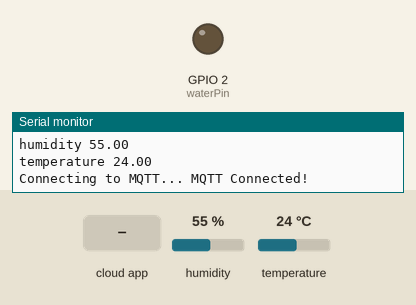
This sketch was run on a simulated ESP8266 (NodeMCU). On the bench: output pins drawn as LEDs (lit = HIGH), the last lines printed to the serial monitor. The test bench sets the inputs (shaded band); at power-on: humidity 55 %, temperature 24 °C. WiFi joins after 1.5 s; servers stay silent unless stated; no MQTT or app messages arrive unless stated.

Above: at 2.7 s.
2.8 s: the phone or cloud app sets nutnhan1 to 0
At 4.0 s:
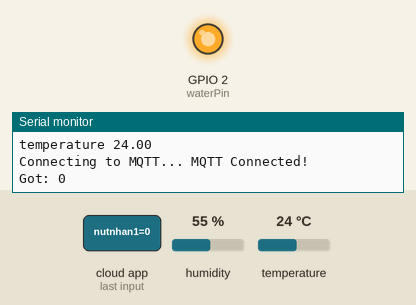
4.3 s: the phone or cloud app sets nutnhan1 to 1
At 5.6 s:
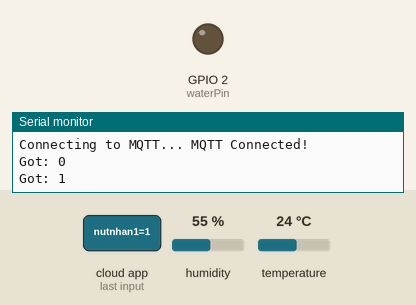
Timing chart, 0 to 7.3 s (numbered marks = the images above; inputs shaded):
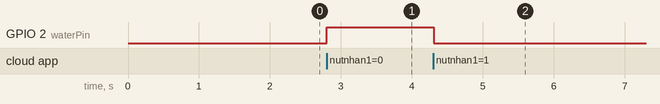

The sketch:

IOTPJ.ino
```cpp
#define WLAN_SSID       "hp"
#define WLAN_PASS       "hongphat0303"

#define AIO_SERVER      "io.adafruit.com"
#define AIO_SERVERPORT  1883
#define AIO_USERNAME    "hongphat03"
#define AIO_KEY         "aio_pOsK84lMOtGyl0tKRA8LHa0bwjaK"


#include "DHTesp.h"
#include <ESP8266WiFi.h>
#include "Adafruit_MQTT.h"
#include "Adafruit_MQTT_Client.h"

double humidity;
double temperature;

int waterPin = LED_BUILTIN;
DHTesp dht;


WiFiClient client;
Adafruit_MQTT_Client mqtt(&client, AIO_SERVER, AIO_SERVERPORT, AIO_USERNAME, AIO_KEY);

Adafruit_MQTT_Publish Temperature = Adafruit_MQTT_Publish(&mqtt, AIO_USERNAME "/feeds/cambien1");
Adafruit_MQTT_Publish Humidity = Adafruit_MQTT_Publish(&mqtt, AIO_USERNAME "/feeds/cambien2");
Adafruit_MQTT_Subscribe LED = Adafruit_MQTT_Subscribe(&mqtt, AIO_USERNAME "/feeds/nutnhan1");
void MQTT_connect();

void setup() {
  Serial.begin(9600);
  dht.setup(5, DHTesp::DHT11);
  pinMode(waterPin,OUTPUT);

  Serial.println(); Serial.println();
  Serial.print("Connecting to ");
  Serial.println(WLAN_SSID);

  WiFi.begin(WLAN_SSID, WLAN_PASS);
  while (WiFi.status() != WL_CONNECTED) {
    delay(500);
    Serial.print(".");
  }
  Serial.println();

  Serial.println("WiFi connected");
  Serial.println("IP address: "); Serial.println(WiFi.localIP());

  mqtt.subscribe(&LED);
}

void loop() {
  humidity = dht.getHumidity();
  temperature = dht.getTemperature();
  Serial.print("humidity ");
  Serial.println(humidity);
  Serial.print("temperature ");
  Serial.println(temperature);


  MQTT_connect();

  Adafruit_MQTT_Subscribe *subscription;
  while ((subscription = mqtt.readSubscription(5000))) {
    if (subscription == &LED) {
      Serial.print(F("Got: "));
      String ledstatus = (char *)LED.lastread;
      if (ledstatus == "0")
      {
        digitalWrite(waterPin, HIGH);
        Serial.println(ledstatus);
      }
      else if (ledstatus == "1")
      {
        digitalWrite(waterPin, LOW);
        Serial.println(ledstatus);
      }
    }
  }


  if (! Temperature.publish(temperature)) {
    Serial.println(F("Temperature Failed"));
  } else {
    Serial.println(F("Temperature OK!"));
  }
    if (! Humidity.publish(humidity)) {
    Serial.println(F("Humidity Failed"));
  } else {
    Serial.println(F("Humidity OK!"));
  }

  delay(3000);
}

void MQTT_connect()
{
  int8_t ret;
  if (mqtt.connected())
  {
    return;
  }

  Serial.print("Connecting to MQTT... ");

  uint8_t retries = 3;
  while ((ret = mqtt.connect()) != 0) { // connect will return 0 for connected
       Serial.println(mqtt.connectErrorString(ret));
       Serial.println("Retrying MQTT connection in 5 seconds...");
       mqtt.disconnect();
       delay(5000);  // wait 5 seconds
       retries--;
       if (retries == 0) {
         // basically die and wait for WDT to reset me
         while (1);
       }
  }
  Serial.println("MQTT Connected!");
}
```

Measured:
- after the input at 2.8 s, GPIO 2 (waterPin): LOW → HIGH at once
- after the input at 4.3 s, GPIO 2 (waterPin): HIGH → LOW at once
